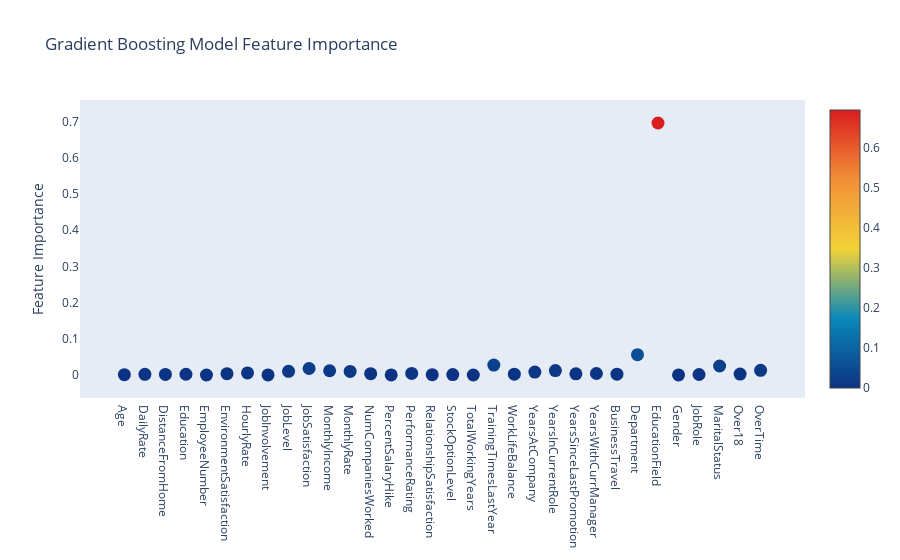

Write notebook code for a chart like this one.
### Code cell
# Scatter plot 
trace = go.Scatter(
    y = gb.feature_importances_,
    x = attrition_final.columns.values,
    mode='markers',
    marker=dict(
        sizemode = 'diameter',
        sizeref = 1,
        size = 13,
        #size= rf.feature_importances_,
        #color = np.random.randn(500), #set color equal to a variable
        color = gb.feature_importances_,
        colorscale='Portland',
        showscale=True
    ),
    text = attrition_final.columns.values
)
data = [trace]

layout= go.Layout(
    autosize= True,
    title= 'Gradient Boosting Model Feature Importance',
    hovermode= 'closest',
     xaxis= dict(
         ticklen= 5,
         showgrid=False,
        zeroline=False,
        showline=False
     ),
    yaxis=dict(
        title= 'Feature Importance',
        showgrid=False,
        zeroline=False,
        ticklen= 5,
        gridwidth= 2
    ),
    showlegend= False
)
fig = go.Figure(data=data, layout=layout)
py.iplot(fig,filename='scatter')

### Figure 1 — Plotly figure (JSON) as saved in the notebook; plotly's stock layout.template omitted (floating-point values rounded to 4 significant figures)
{"data": [{"marker": {"color": [0.0009541, 0.001921, 0.001598, 0.00205, 0.0, 0.003636, 0.005607, 0.0001188, 0.009975, 0.0179, 0.01165, 0.00975, 0.003534, 0.0002498, 0.004202, 0.0007056, 0.0009683, 0.0, 0.02725, 0.002186, 0.008023, 0.01214, 0.003063, 0.004049, 0.002094, 0.05618, 0.6958, 4.229e-06, 0.001373, 0.02484, 0.002401, 0.01285, 0.004502, 0.01615, 0.0003954, 0.0001276, 0.000181, 0.0001984, 1.718e-05, 0.0002233, 0.001316, 0.006367, 0.003252, 0.0002011, 0.0002143, 0.03717, 0.001128, 0.001506], "colorscale": [[0, "rgb(12,51,131)"], [0.25, "rgb(10,136,186)"], [0.5, "rgb(242,211,56)"], [0.75, "rgb(242,143,56)"], [1, "rgb(217,30,30)"]], "showscale": true, "size": 13, "sizemode": "diameter", "sizeref": 1}, "mode": "markers", "text": ["Age", "DailyRate", "DistanceFromHome", "Education", "EmployeeNumber", "EnvironmentSatisfaction", "HourlyRate", "JobInvolvement", "JobLevel", "JobSatisfaction", "MonthlyIncome", "MonthlyRate", "NumCompaniesWorked", "PercentSalaryHike", "PerformanceRating", "RelationshipSatisfaction", "StockOptionLevel", "TotalWorkingYears", "TrainingTimesLastYear", "WorkLifeBalance", "YearsAtCompany", "YearsInCurrentRole", "YearsSinceLastPromotion", "YearsWithCurrManager", "BusinessTravel", "Department", "EducationField", "Gender", "JobRole", "MaritalStatus", "Over18", "OverTime"], "type": "scatter", "x": ["Age", "DailyRate", "DistanceFromHome", "Education", "EmployeeNumber", "EnvironmentSatisfaction", "HourlyRate", "JobInvolvement", "JobLevel", "JobSatisfaction", "MonthlyIncome", "MonthlyRate", "NumCompaniesWorked", "PercentSalaryHike", "PerformanceRating", "RelationshipSatisfaction", "StockOptionLevel", "TotalWorkingYears", "TrainingTimesLastYear", "WorkLifeBalance", "YearsAtCompany", "YearsInCurrentRole", "YearsSinceLastPromotion", "YearsWithCurrManager", "BusinessTravel", "Department", "EducationField", "Gender", "JobRole", "MaritalStatus", "Over18", "OverTime"], "y": [0.0009541, 0.001921, 0.001598, 0.00205, 0.0, 0.003636, 0.005607, 0.0001188, 0.009975, 0.0179, 0.01165, 0.00975, 0.003534, 0.0002498, 0.004202, 0.0007056, 0.0009683, 0.0, 0.02725, 0.002186, 0.008023, 0.01214, 0.003063, 0.004049, 0.002094, 0.05618, 0.6958, 4.229e-06, 0.001373, 0.02484, 0.002401, 0.01285, 0.004502, 0.01615, 0.0003954, 0.0001276, 0.000181, 0.0001984, 1.718e-05, 0.0002233, 0.001316, 0.006367, 0.003252, 0.0002011, 0.0002143, 0.03717, 0.001128, 0.001506]}], "layout": {"autosize": true, "hovermode": "closest", "showlegend": false, "title": {"text": "Gradient Boosting Model Feature Importance"}, "xaxis": {"showgrid": false, "showline": false, "ticklen": 5, "zeroline": false}, "yaxis": {"gridwidth": 2, "showgrid": false, "ticklen": 5, "title": {"text": "Feature Importance"}, "zeroline": false}}}
